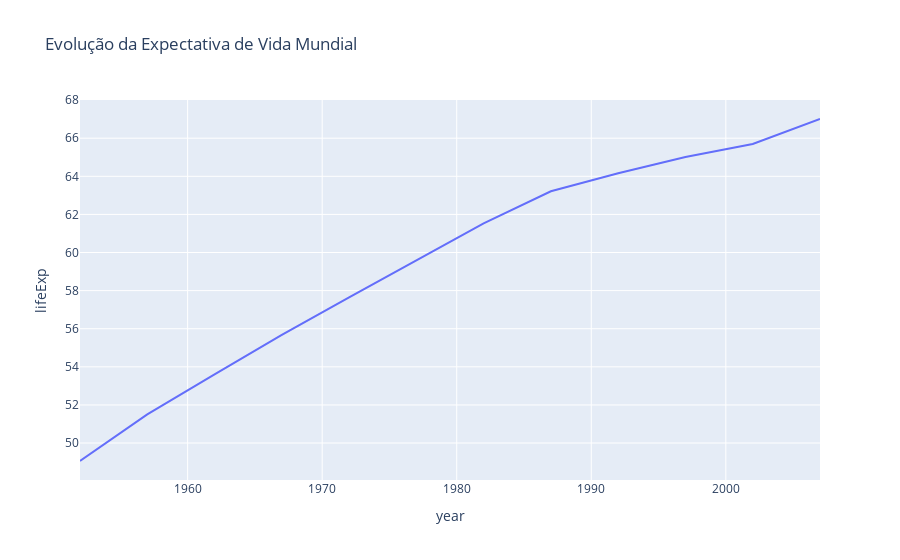

The code cell stored with this chart in its notebook:
### Markdown cell above
### Gráfico Sobre a Evolução da Expectativa de Vida Mundial

### Code cell
df_media_ano_mundial = df.groupby('year')['lifeExp'].mean().reset_index()
fig = px.line(df_media_ano_mundial, x='year', y='lifeExp', title='Evolução da Expectativa de Vida Mundial')
fig.show()

### Figure 1 — Plotly figure (JSON) as saved in the notebook; plotly's stock layout.template omitted (floating-point values rounded to 4 significant figures)
{"data": [{"hovertemplate": "year=%{x}<br>lifeExp=%{y}<extra></extra>", "legendgroup": "", "line": {"color": "#636efa", "dash": "solid"}, "marker": {"symbol": "circle"}, "mode": "lines", "name": "", "orientation": "v", "showlegend": false, "type": "scatter", "x": [1952, 1957, 1962, 1967, 1972, 1977, 1982, 1987, 1992, 1997, 2002, 2007], "xaxis": "x", "y": [49.06, 51.51, 53.61, 55.68, 57.65, 59.57, 61.53, 63.21, 64.16, 65.01, 65.69, 67.01], "yaxis": "y"}], "layout": {"legend": {"tracegroupgap": 0}, "title": {"text": "Evolução da Expectativa de Vida Mundial"}, "xaxis": {"anchor": "y", "domain": [0, 1], "title": {"text": "year"}}, "yaxis": {"anchor": "x", "domain": [0, 1], "title": {"text": "lifeExp"}}}}
